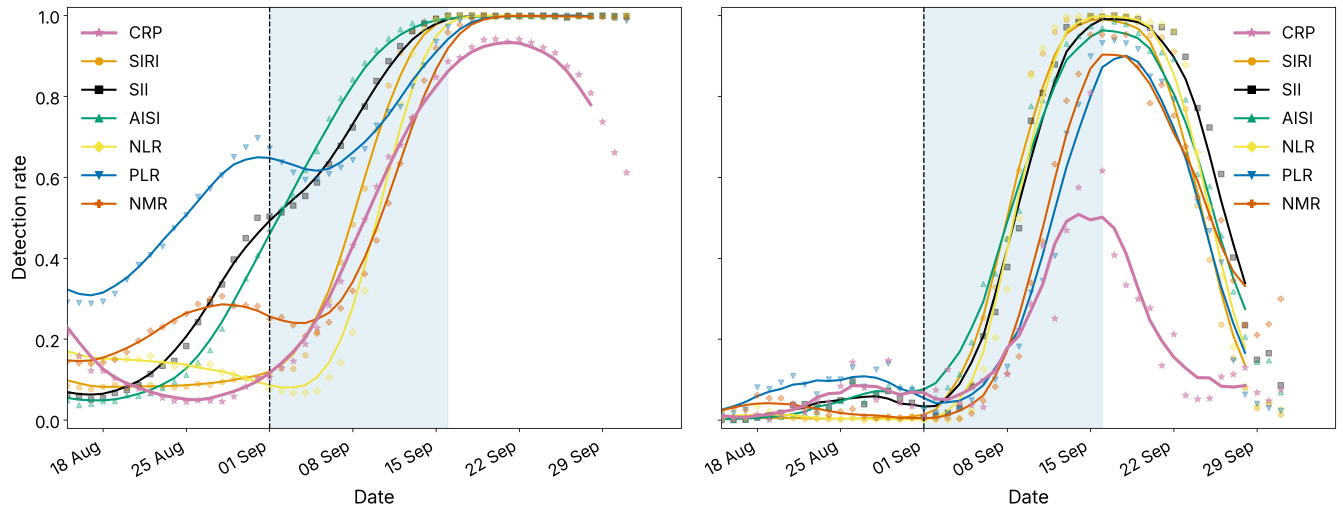
#> input picture figures/biomarkers_detection_rates_250.png, 5372 x 2062 px (shown at 1/4 size); its folder holds 3 pictures in this run
$ python make_from_panels.py
#> lines starting #> are read from the running program, lines starting #| are printed output that depends on the picture
from PIL import Image, ImageDraw, ImageFont
import numpy as np
import os

test_counts = [250]
image_paths = [
    f'../biomarkers_detection_rates_{count}.png' for count in test_counts
]

dpi = 300
width = 18
height = 8.5
width_pixels = int(width * dpi)
height_pixels = int(height * dpi)
panel_width = width_pixels
panel_height = height_pixels

result = Image.new('RGBA', (width_pixels, height_pixels), (255, 255, 255, 255))
#> result: PIL image 5400x2550 RGBA; every value is 255
draw = ImageDraw.Draw(result)

img = Image.open(image_paths[0])
#> img is the input picture: PIL image 5372x2062 RGBA; mean R, G, B, A 241.1, 242.8, 242.1, 255
w, h = width_pixels, width_pixels * img.size[1] // img.size[0]
#> w = 5400; h = 2072
w, h = int(w), int(h)
img = img.resize((w, h), Image.Resampling.LANCZOS)
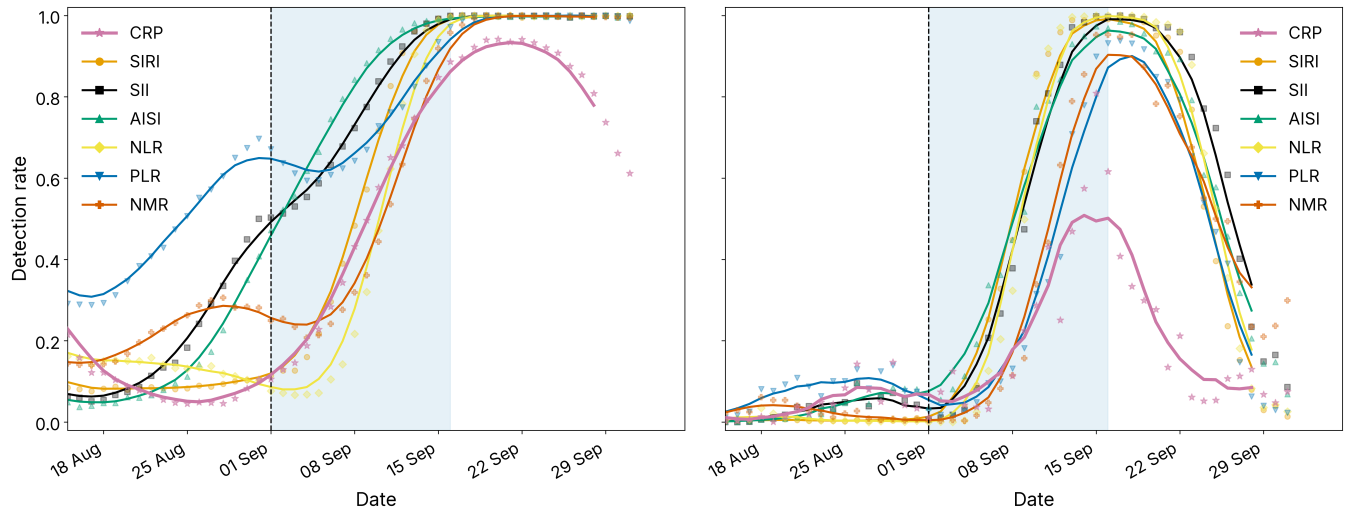
#> img: PIL image 5400x2072 RGBA (shown at 1/4 size); mean R, G, B, A 241.1, 242.8, 242.2, 255
result.paste(img, ((panel_width - w) // 2, (panel_height - h)))
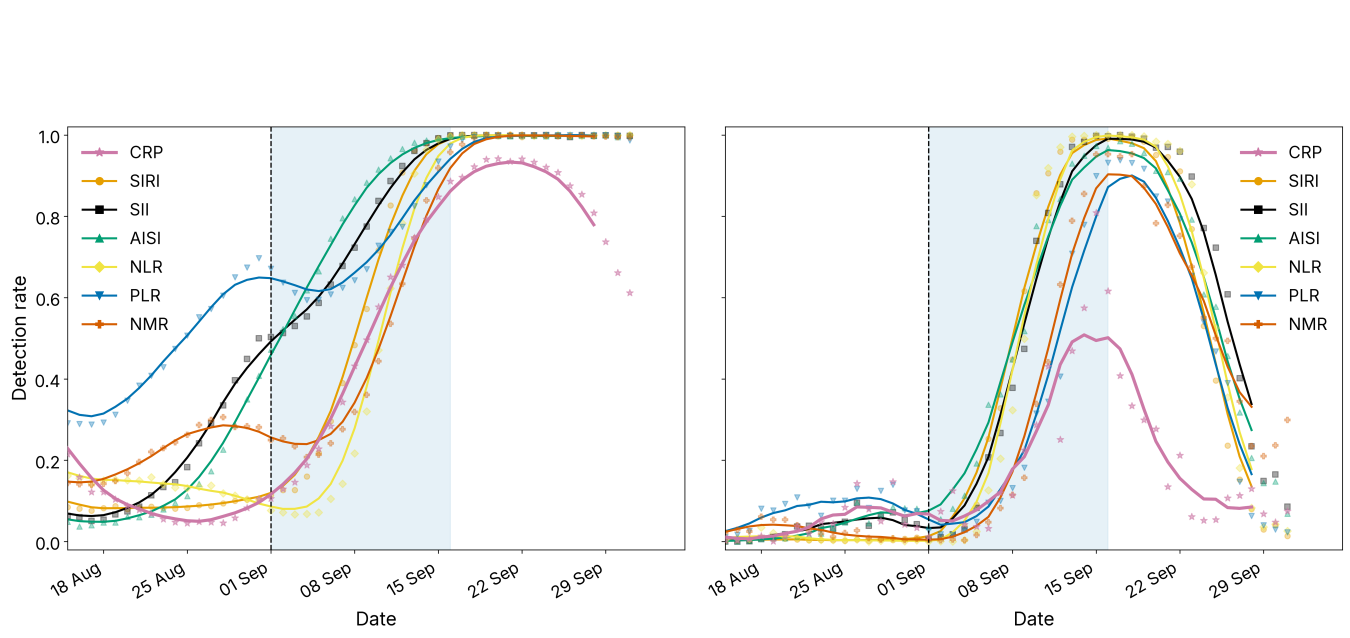
#> result: PIL image 5400x2550 RGBA (shown at 1/4 size); mean R, G, B, A 243.7, 245.1, 244.6, 255


# [5 lines of commented-out code are left out]


padding = 150

try:
    font = ImageFont.truetype("C:\\Users\\Lenovo\\AppData\\Local\\Microsoft\\Windows\\Fonts\\Inter-VariableFont_opsz,wght.ttf", 125)
except:
    font = ImageFont.load_default()

panel_labels = ['A', 'B']

positions = [
    (padding, (panel_height - h) // 2 + padding),
    (panel_width // 2 + padding, (panel_height - h) // 2 + padding),
]
#> positions = [(150, 389), (2850, 389)]

for label, pos in zip(panel_labels, positions):
    draw.text(pos, label, fill='black', font=font, anchor='mm')


panel_labels = ['AIC', 'Anderson-Darling']

positions = [
    (panel_width // 4, (panel_height - h) // 2 + padding),
    (3 * panel_width // 4, (panel_height - h) // 2 + padding),
]
#> positions = [(1350, 389), (4050, 389)]

for label, pos in zip(panel_labels, positions):
    draw.text(pos, label, fill='black', font=font, anchor='mm')


panel_titles = [
    f'{count} daily blood tests' for count in test_counts
]

positions = [
    (panel_width // 2, padding),
]

for title, pos in zip(panel_titles, positions):
    draw.text(pos, title, fill='black', font=font, anchor='mm')

result.save('Figure 6.png', dpi=(dpi, dpi))
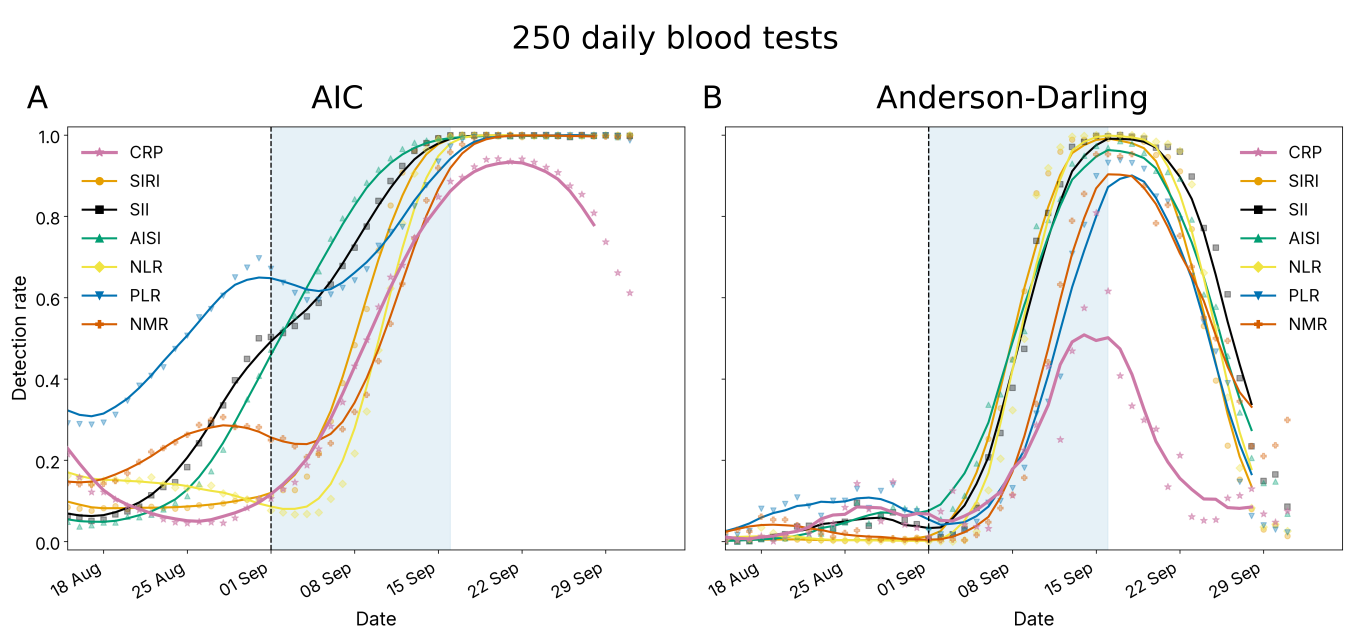
#> saved as Figure 6.png: PIL image 5400x2550 RGBA (shown at 1/4 size); mean R, G, B, A 242.4, 243.7, 243.2, 255
